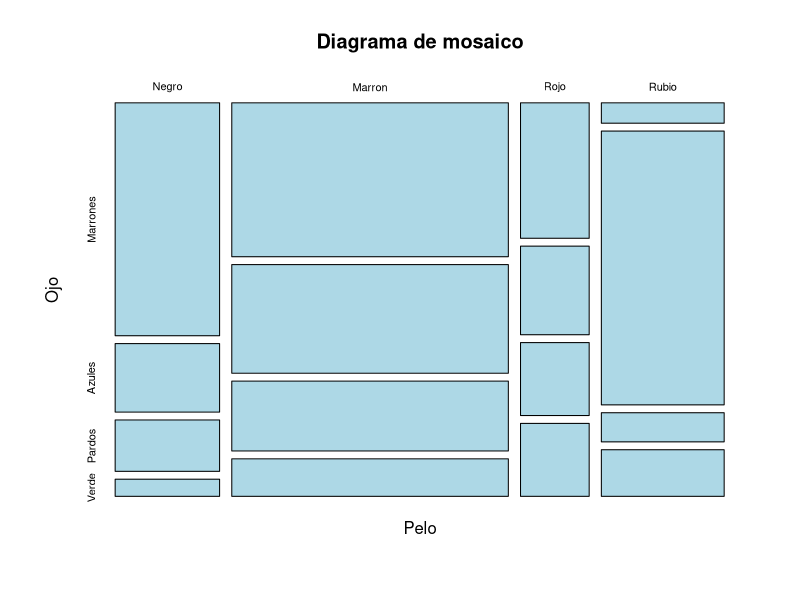
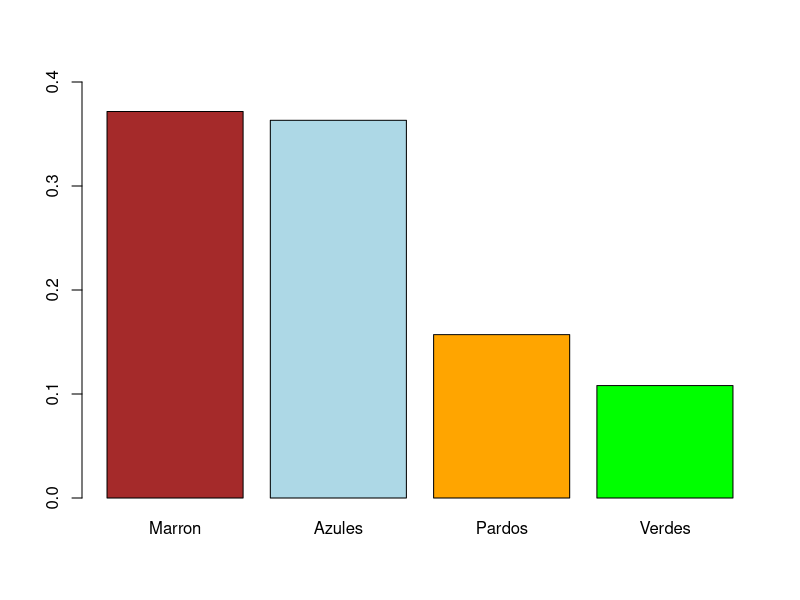
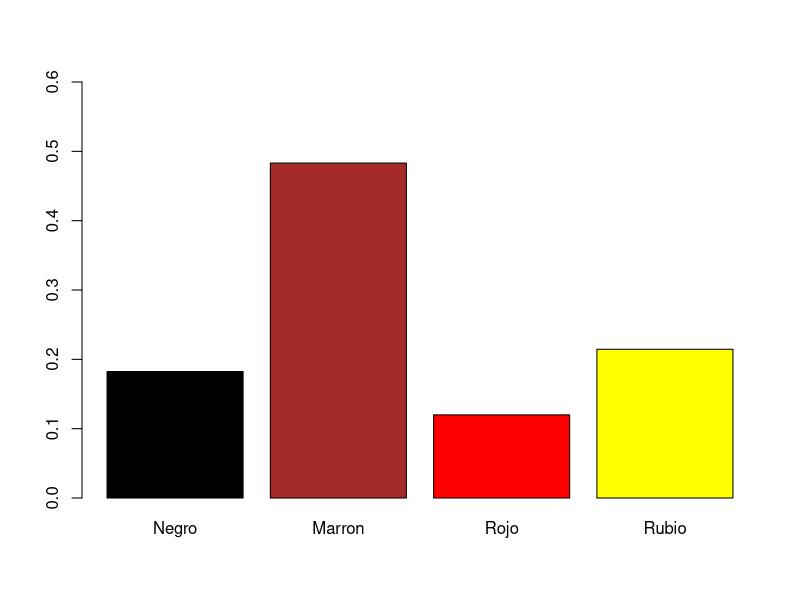
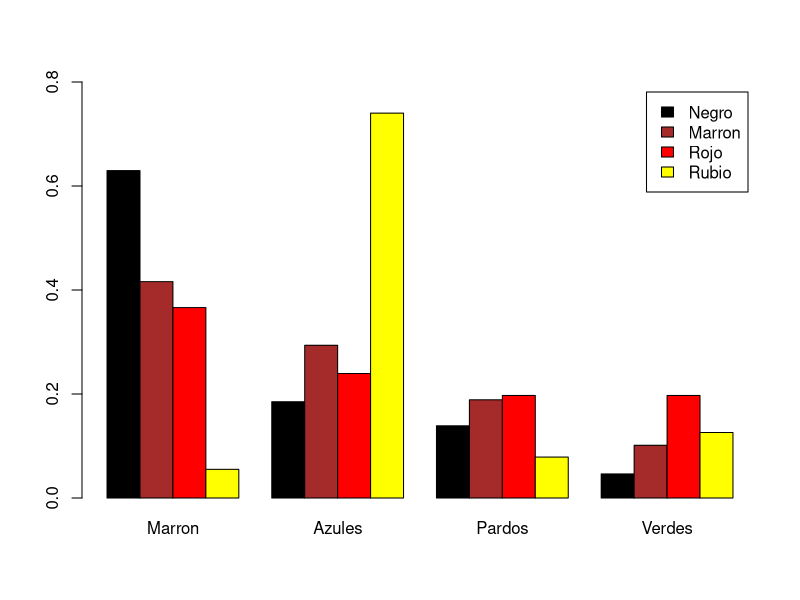
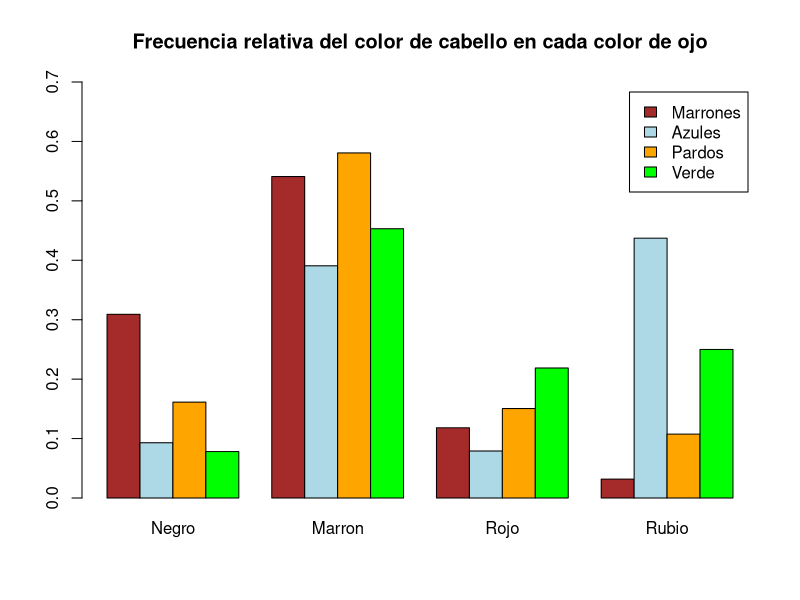

These charts were generated, in order, by the following R code:
## ---- chunk 1
ftable(HairEyeColor)
male <- HairEyeColor[, ,"Male"] #Me quedo solo con los hombres
female <- HairEyeColor[, ,"Female"] #Me quedo solo con las Mujeres
data <- as.table(male + female)
data
## ---- chunk 2
dimnames(data)=list(
  Pelo=c("Negro","Marron","Rojo","Rubio"),
  Ojo=c("Marrones","Azules","Pardos","Verde")
)
data
## ---- chunk 3
plot(data, col = c("lightblue"), main="Diagrama de mosaico")

## ---- chunk 4
sum(data)
## ---- chunk 5
sum(data)
colSums(data) #frecuencia absoluta
rowSums(data)#frecuencia absoluta
prop.table(colSums(data))#frecuencia relativa
prop.table(rowSums(data))#frecuencia relativa
## ---- chunk 6
barplot(prop.table(colSums(data)),ylim=c(0,0.4),beside = TRUE,names=c("Marron","Azules","Pardos","Verdes"),col =c("brown","lightblue","orange","green") )
barplot(prop.table(rowSums(data)),ylim=c(0,0.6),beside = TRUE,names=c("Negro","Marron","Rojo","Rubio"),col =c("black","brown","red","yellow"))
## ---- chunk 7
round(prop.table(data),3)#Fracuencias relativas globales
round(prop.table(data, margin=1),3)#Frecuancia relativa marginal
round(prop.table(data, margin=2),3)
## ---- chunk 8
barplot(prop.table(data, margin=1),ylim=c(0,0.8),beside = TRUE,names=c("Marron","Azules","Pardos","Verdes"),col =c("black","brown","red","yellow"),legend.text = TRUE )

barplot(t(prop.table(data, margin=2)),ylim=c(0,0.7),beside = TRUE,names=c("Negro","Marron","Rojo","Rubio"),col =c("brown","lightblue","orange","green"),legend.text = TRUE,main = "Frecuencia relativa del color de cabello en cada color de ojo" )
